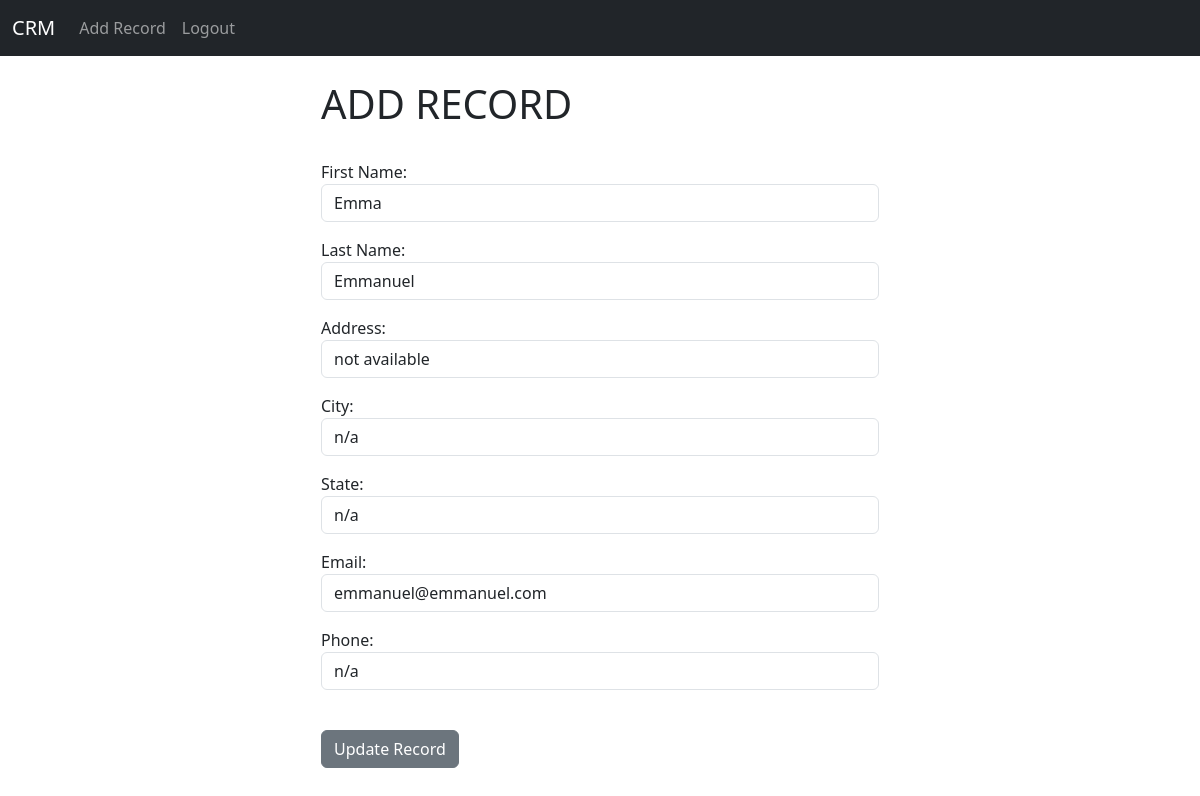
The app's page /update_record/3 (signed in), older data.
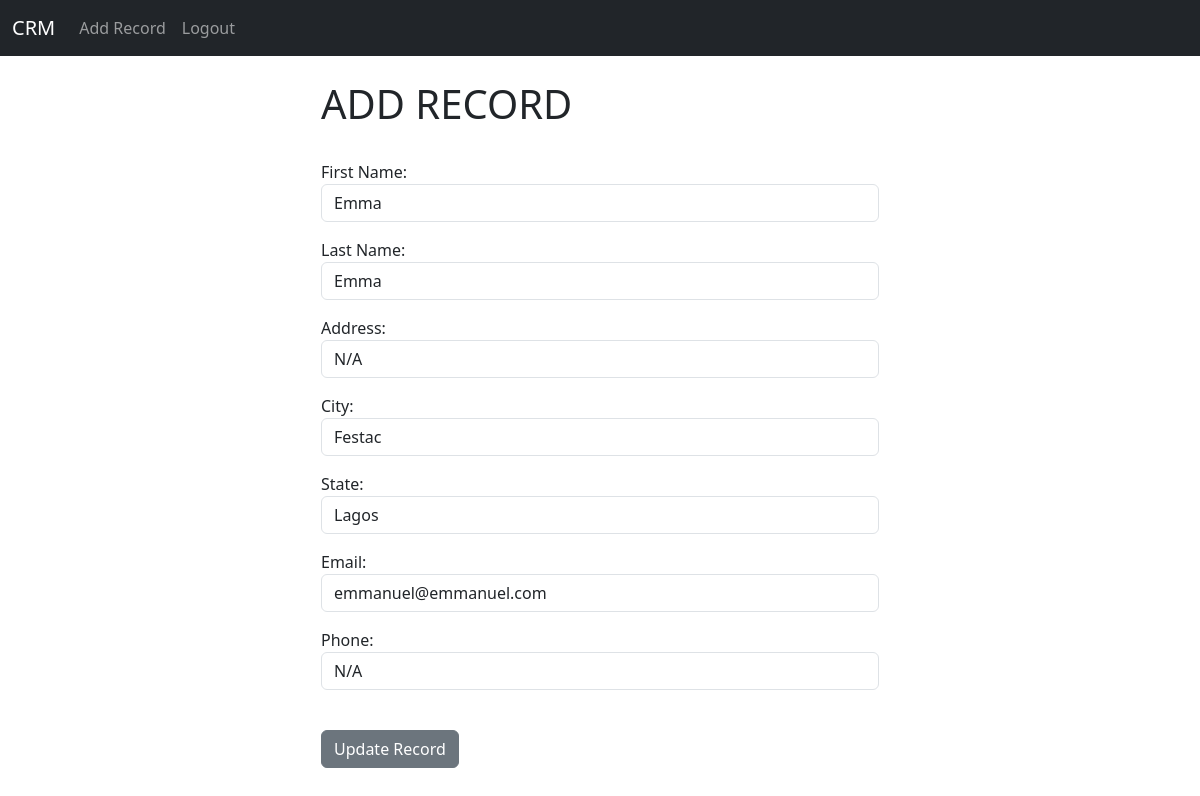
The same page, newer data.
### website/models.py (models this page shows, shortened)
class Record(models.Model):
    created_at = models.DateTimeField(auto_now_add=True)
    first_name = models.CharField(max_length=50)
    last_name = models.CharField(max_length=50)
    address = models.CharField(max_length=100)
    city = models.CharField(max_length=100)
    state = models.CharField(max_length=50)
    email = models.CharField(max_length=100)
    phone = models.CharField(max_length=11)

### website/views.py (the view)
# urls.py: path('update_record/<int:pk>', views.update_record, name='update_record'),
def update_record(request, pk):
	if request.user.is_authenticated:
		current_record = Record.objects.get(id=pk)
		form = AddRecordForm(request.POST or None, instance=current_record)
		if form.is_valid():
			form.save()
			messages.success(request, "Record Has Been Updated!")
			return redirect('home')
		return render(request, 'update_record.html', {'form':form})
	else:
		messages.success(request, "You Must Be Logged In...")
		return redirect('home')

### website/forms.py
class AddRecordForm(forms.ModelForm):
	first_name = forms.CharField(required=True, widget=forms.widgets.TextInput(attrs={"placeholder":"First Name", "class":"form-control"}), label="First Name")
	last_name = forms.CharField(required=True, widget=forms.widgets.TextInput(attrs={"placeholder":"Last Name", "class":"form-control"}), label="Last Name")
	email = forms.CharField(required=True, widget=forms.widgets.TextInput(attrs={"placeholder":"Email", "class":"form-control"}), label="Email")
	phone = forms.CharField(required=True, widget=forms.widgets.TextInput(attrs={"placeholder":"Phone", "class":"form-control"}), label="Phone")
	address = forms.CharField(required=True, widget=forms.widgets.TextInput(attrs={"placeholder":"Address", "class":"form-control"}), label="Address")
	city = forms.CharField(required=True, widget=forms.widgets.TextInput(attrs={"placeholder":"City", "class":"form-control"}), label="City")
	state = forms.CharField(required=True, widget=forms.widgets.TextInput(attrs={"placeholder":"State", "class":"form-control"}), label="State")
	class Meta:
		model = Record
		exclude = ("user",)

### website/templates/update_record.html (shortened to what this page needs)
{% extends 'base.html' %}
{% block content %}
<br>
<div class="col-md-6 offset-md-3">
    <h1>ADD RECORD</h1><br>
    <form method="POST" action="">
        {{ form.as_p }}
    <br/>
        <button type="submit" class="btn btn-secondary">Update Record</button>
	</form>
</div>
{% endblock %}

Row changes from the older to the newer data that the page shows:
changed Record "Emma": last_name "Emmanuel" → "Emma"; address "not available" → "N/A"; city "n/a" → "Festac"; state "n/a" → "Lagos"; phone "n/a" → "N/A"
